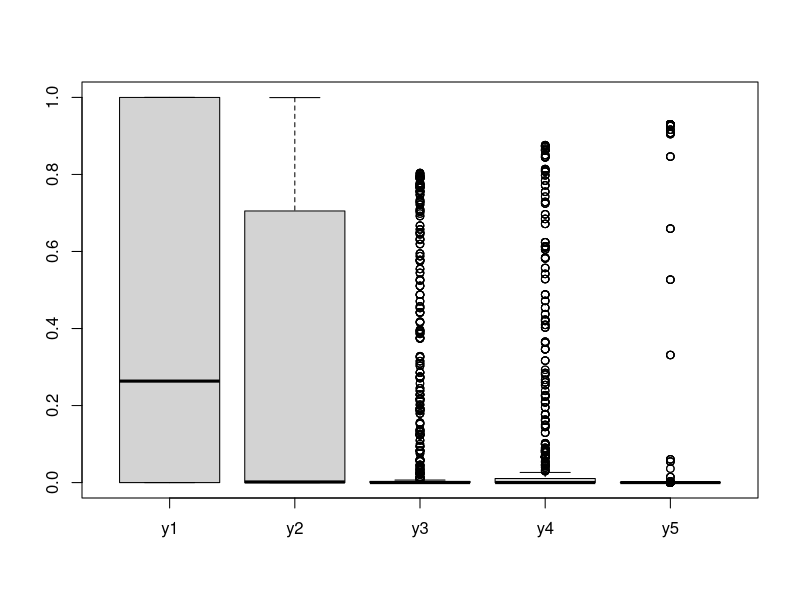
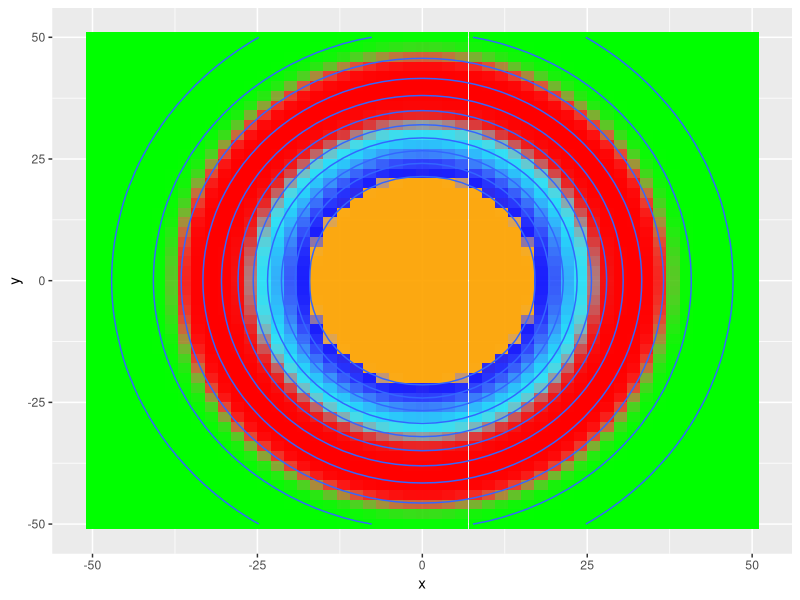

R code for these plots, in order: (Note: this script raises an error after producing the figures.)
rm(list=ls())
library(ggplot2)

#coordinates
x=seq(from=-50,to=50,by=2)
y=x
combo=expand.grid(x=x,y=y)
dim(combo)

#create topography
combo$topo=500000*dnorm(combo$x,mean=0,sd=20)*dnorm(combo$y,mean=0,sd=25)
round(range(combo$topo),3)

#create flat top
qtt=quantile(combo$topo,0.90)
cond=combo$topo>qtt; combo$topo[cond]=qtt
#----------------------------------------------
#create 5 communities
range(combo$topo)

y1=dnorm(combo$topo,mean=0,sd=10)
y2=dnorm(combo$topo,mean=qtt*2/4,sd=10)
y3=dnorm(combo$topo,mean=3*qtt/4,sd=10)
y4=dnorm(combo$topo,mean=3.5*qtt/4,sd=10)
y5=dnorm(combo$topo,mean=4*qtt/4,sd=2)
tmp=cbind(y1,y2,y3,y4,y5)
theta=tmp/apply(tmp,1,sum)
combo$y1=theta[,1]
combo$y2=theta[,2]
combo$y3=theta[,3]
combo$y4=theta[,4]
combo$y5=theta[,5]

#do I cover a good range?
nomes=c('y1','y2','y3','y4','y5')
round(apply(combo[,nomes],2,range),2)
boxplot(combo[,nomes])

ggplot(data=combo,aes(x=x,y=y)) +
  geom_tile(alpha = combo$y1, fill='green') +
  geom_tile(alpha = combo$y2, fill='red') +
  geom_tile(alpha = combo$y3, fill='cyan') +
  geom_tile(alpha = combo$y4, fill='blue') +
  geom_tile(alpha = combo$y5, fill='orange') +
  geom_contour(aes(x=combo$x, y=combo$y, z = combo$topo))

setwd('U:\\independent studies\\LIDAR Tanguro\\LidarLDA_MS\\simul\\fake data\\time t1')
write.csv(combo,'theta t1.csv',row.names=F)

